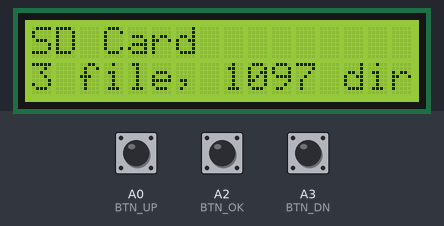
The program below on a simulated Arduino Uno, built with avr-gcc and run on an emulated ATmega328P. Parts: 16×2 character LCD. The inputs (shaded band) are chosen by the test bench; at power-on: A3 (BTN_DN) LOW, A0 (BTN_UP) HIGH, A2 (BTN_OK) LOW.

Above: at 0.79 s.
1.3 s: A3 (BTN_DN) pulled HIGH for 1 s
At 2.67 s:
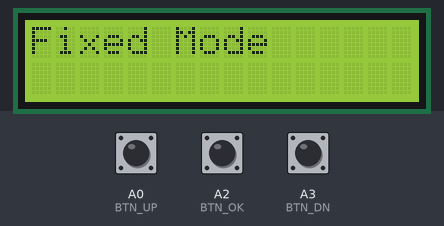
5.3 s: A3 (BTN_DN) pulled HIGH for 0.25 s
8.5 s: A3 (BTN_DN) pulled HIGH for 3.2 s
At 12.5 s:
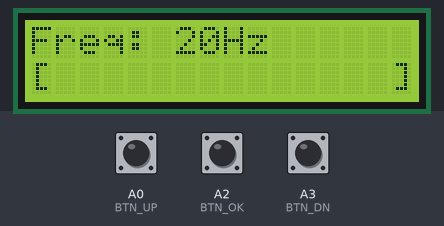
13.2 s: A3 (BTN_DN) driven HIGH
At 13.35 s:
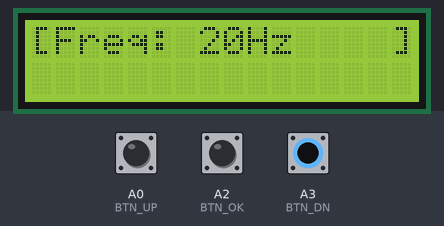
16.2 s: A0 (BTN_UP) pulled LOW for 3.2 s
At 19.2 s:
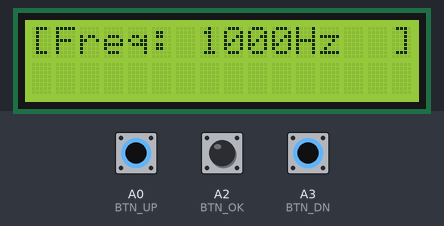

Measured:
- after the input at 8.5 s, the display: first changes after 0.20 s (image 2 shows a later state)
- after the input at 13.2 s, the display: changes after 0.09 s (image 3)
- after the input at 16.2 s, the display: first changes after 0.08 s (image 4 shows a later state)

The program:

main.cpp
```cpp
// (licence header left out)
#include "constants.h"
#include "data.h"
#include "datatypes.h"
#include "sdsource.h"
#include "lcd.h"
#include "util.h"

#include <LiquidCrystal_I2C.h>
#include <SdFat.h>
#include <SPI.h>

LiquidCrystal_I2C lcd(0x28, 16, 2);

midiMsg *last_message;
serialsource *serial;
sdsource *sd;
char volindex, menuindex = 2;
int ffreq = 20;

void fixedLoop();
void displayMenu();

void setup() {
  lcd.print("Setup");
  lcd_init();
  sdsource_init();
  displayMenu();
}

void loop() {
  unsigned char key = get_key();
  if (key == btnDOWN) {
    if (menuindex == 2) {
      menuindex = 0;
    } else {
      menuindex++;
    }
    displayMenu();
    delay(180);
  }
  if (key == btnUP) {
    if (menuindex == 0) {
      menuindex = 2;
    } else {
      menuindex--;
    }
    displayMenu();
    delay(180);
  }
  if (key == btnSELECT) {
    if (menuindex == MENU_FIXED) {
      delay(150);
      fixedLoop();
      delay(300);
    } else if (menuindex == MENU_LIVE) {
      delay(150);
      lcd_printhome("Live Mode ON");
      lcd_setcursor(0, 1);
      for (int i = 0; i < volindex; i++) {
        lcd_print((char) (1));
      }
      lcd_printhome("Live Mode");
      delay(300);
    } else { // MENU_SDCARD
      delay(150);
      if (sd->valid) {
        sdsource_run();
      } else {
        sdsource_initcard();
      }
      delay(300);
    }
  }
}

void displayMenu()
{
  if (menuindex == 0) {
    lcd_printhome("SD Card");
    lcd_setcursor(0, 1);
    if (sd->valid) {
      lcd_print(sd->file_count);
      if (sd->file_count == 1) {
        lcd_print(" file, ");
      } else {
        lcd_print(" files, ");
      }
      lcd_print(sd->dir_count);
      if (sd->dir_count == 1) {
        lcd_print(" dir");
      } else {
        lcd_print(" dirs");
      }
    } else {
      lcd_print((char *)sd->last_error);
    }
  } else if (menuindex == 1) {
    lcd_printhome("Live Mode");
  } else {
    lcd_printhome("Fixed Mode");
  }
}

void fixedLoop() {
  lcd_printhome("[Freq: ");
  lcd_print(ffreq);
  lcd_print("Hz");
  lcd_printat(15, 0, ']');
  lcd_setcursor(0, 1);
  for (int i = 0; i < volindex; i++) {
    lcd_print((char) (1));
  }
  char mode = 1;
  unsigned long elapsed = 0;
  unsigned int uinc, dinc = 1;
  for (;;) {
    unsigned char key = get_key();
    if (elapsed > 100000) {
      elapsed = 0;
      if (key != btnUP) uinc = 1;
      if (key != btnDOWN) dinc = 1;
      if (key == btnSELECT) {
        mode = !mode;
        if (mode) {
          lcd_printhome("[Freq: ");
          lcd_print(ffreq);
          lcd_print("Hz");
          lcd_printat(15, 0, ']');
          lcd_setcursor(0, 1);
          for (int i = 0; i < volindex; i++) {
            lcd_print((char) (1));
          }
        } else {
          lcd_printhome("Freq: ");
          lcd_print(ffreq);
          lcd_print("Hz");
          lcd_setcursor(0, 1);
          for (int i = 0; i < volindex; i++) {
            lcd.print((char) (1));
          }
          lcd_printat(0, 1, '[');
          lcd_printat(15, 1, ']');
        }
      }
      if (key == btnUP) {
        if (!mode) {
          lcd_setcursor(0, 1);
          lcd_printat(0, 1, '[');
          lcd_printat(15, 1, ']');
        } else {
          ffreq += uinc;
          uinc += 5;
          if (ffreq > 1000) ffreq = 1000;
          lcd_printat(7, 0, 7, (unsigned int) ffreq);
          lcd_print("Hz");
        }
      }
      if (key == btnDOWN) {
        if (!mode) {
          lcd_setcursor(0, 1);
          lcd_printat(0, 1, '[');
          lcd_printat(15, 1, ']');
        } else {
          ffreq -= dinc;
          dinc += 5;
          if (ffreq < 1) ffreq = 1;
          lcd_printat(7, 0, 7, (unsigned int) ffreq);
          lcd_print("Hz");
        }
      }
    }
    delayMicroseconds(1000);
    elapsed += 1000;
  }
}

// int main() {
//   init();
//   setup();
//   for(;;) {
//     loop();
//   }
//   return 0;
// }
```

constants.h
```cpp
/*
 * constants.h
 * Contains defined constants, user-modifiable macros, and structures
 * Read the manual to see what to modify
 */

 #include <Arduino.h>
#ifndef __CONSTANTS_H

//#define DEBUG

/****Coil-dependent configuration variables: change these to match your coil****/

//multiply the pulsewidths by this constant, good for quick 'n dirty scaling
#define LOOKUP_TABLE_SCALE 3

//minimum on-time, in microseconds
#define MIN_ON_TIME 10

//on-times in microseconds, don't forget to multiply by LOOKUP_TABLE_SCALE!
#define ON_TIME_ARRAY_LENGTH 26
static byte on_times[] =
{33, 33, 33, 33, 27, 23, 20, 20, 18, 17, 16, 15, 14, 13, 12, 11, 10, 9, 8, 8, 8, 8, 8, 8, 8, 8};

/****End coil config variables****/

/****Instrument-dependent configuration variables: change to match your MIDI device****/

//sustain time, in microseconds
#define SUSTAIN_TIME 750000
#define SUSTAIN_TIME_OVER_256 2930

//lets us change the way velocity mapping works (linear, LUT, something else...)
#define map_velocity(v) (127 + v / 2)

//map the sustain time as well
#define map_sustain(t) ((long) (t) / SUSTAIN_TIME_OVER_256)
/****End instrument config variables****/

/****System stuff****/
#define FILE_BUFFER_SIZE 256

#define MMC_CS 10

#ifdef DEBUG
  #define RS 8
  #define EN 9
  #define D4 4
  #define D5 5
  #define D6 6
  #define D7 7
#else
  #define BTN_UP A0
  #define BTN_OK A2
  #define BTN_DN A3
  #define RS 4
  #define EN 5
  #define D4 6
  #define D5 7
  #define D6 8
  #define D7 9
#endif

#define btnRIGHT  0
#define btnUP     1
#define btnDOWN   2
#define btnLEFT   3
#define btnSELECT 4
#define btnNONE   5

#define MENU_SDCARD 0
#define MENU_FIXED  2
#define MENU_LIVE   1

#define __CONSTANTS_H
#endif
```

data.h
```cpp
#ifndef __DATA_H
#define __DATA_H
#include "datatypes.h"
#include <LiquidCrystal_I2C.h>

extern midiMsg *last_message;
extern serialsource *serial;
extern sdsource *sd;
extern LiquidCrystal_I2C lcd;
extern char volindex, menuindex;

#endif;
```

datatypes.h
```cpp
#ifndef __DATATYPES_H
#define __DATATYPES_H

#include <SdFat.h>


typedef struct {
  unsigned char cmd;
  unsigned char db1;
  unsigned char db2;
} midiMsg;

typedef struct {
  unsigned int time;
  unsigned char cmd;
  unsigned char db1;
  unsigned char db2;
} timedMidiMsg;

typedef struct {
  unsigned char last_status;
  unsigned char remaining;
  unsigned char total;
  unsigned char *buf;
  unsigned char buf_idx;
} serialsource;

typedef struct {
  int read_count;
  timedMidiMsg *next;
  midiMsg *p_msg;

  char last_error[17];
  unsigned char valid;
  unsigned int file_count, dir_count;
  unsigned char *buf;
  unsigned char *msgbuf;
  unsigned int buf_index;
  unsigned long len;
  unsigned long time;
} sdsource;
#endif
```

sdsource.h
```cpp
#ifndef __SD_SOURCE
#define __SD_SOURCE

#include "data.h"

void sdsource_init();
void sdsource_run();
void sdsource_initcard();
unsigned char sdsource_filenext(bool loadfile);
void sdsource_playfile();
unsigned char check_and_get_filename();
unsigned int read_msg(unsigned char *track, unsigned int index, timedMidiMsg* msg);
void sdsource_loadfile();

#endif
```

test.cpp
```cpp
// #include <Arduino.h>
// #include <SPI.h>
// #include <SdFat.h>
// #include <LiquidCrystal_I2C.h>

// // Define the SD card shield interface settings
// #define SD_FAT_TYPE 0           // use the auto file type defined in SdFatConfig.h
// const uint8_t SD_CS_PIN = 5;   // specify the chip select pin for the SD card shield SPI comms

// // Define the SD card and file objects themselves
// SdFat sd;
// File boardSequence;

// int selectFile(String fileNames[]);
// char* getFileNames();
// void Load();

// void setup() {
//   Serial.begin(9600);
//   ///////////////////////////////////////////////////////////////////////////////////
//   // Configuration of the SD host for reading of board profile sequences
//   ///////////////////////////////////////////////////////////////////////////////////
//   // Initialize the SD card
//   //if (!sd.begin(SD_CONFIG)) {
//     if (!sd.begin(SD_CS_PIN, SPI_SIXTEENTH_SPEED)){
//     //Serial.println("\r\n  Initializing the SD host board failed.");
//     sd.initErrorHalt(&Serial);
//   }

//   Load();
// }

// void loop() {
//   // put your main code here, to run repeatedly:

// }

// void Load(){

//     // String fnames[] = { "155_6-15-21.txt", "155_6-15-21_#2.txt", "155_6-15-21_#3.txt", "155_June8_Test1.txt", "Bend_Test_1.txt", "Bend_Test_2.txt", "hex.txt", "OG Test.txt", "sequence.txt", "name14.txt", "name15.txt", "name16.txt", "name17.txt", "name18.txt", "name19.txt", "name20.txt", "name21.txt", "name22.txt", "name23.txt", "name24.txt", "name25.txt", "name26.txt" };

//     String fnames[1];

//     File directory = sd.open("/gilson");
//     if (!directory) {
//         // Serial.println("ERROR");
//     }

//     File file = directory.openNextFile();

//     int j;
//     while (file) {

//       char newName[30];

//       file.getName(newName, sizeof(newName));
//       fnames[j] = newName;

//       j++;

//       file.close();
//       file = directory.openNextFile();
//     }


//     file.close();
//     directory.close();

//     int fileIndex = selectFile(fnames);

//     // Serial.println(fileNames[]);
//     // Serial.println(fileNames[index]);

//     char path [fnames[fileIndex].length()+1];

//     int i;
//     for (i = 0; i < sizeof(path); i++) {
//       path[i] = fnames[fileIndex][i];
//       // Serial.println(path[i]);
//     }
//     // Serial.println(path);


//     // Set the appropriate directory for the board sequence files
//     sd.chdir("/gilson");

//     // Open the file for reading
//     if ( !boardSequence.open(path, O_READ)) {  // actual program for 155cm
//       //if ( !boardSequence.open("test_prg.txt", O_READ)) {         // test program
//       Serial.println("Opening the specified file failed");
//       return;
//     }
//     else {
//       Serial.println("Program file opened successfully");

//       // char newPath[25];
//       // boardSequence.getName(newPath, 25);
//       // Serial.println(newPath);

//       // Make sure that the file pointer for the board sequence is at the beginning of the file
//       //boardSequence.rewind();
//       // Once the board profile is successfully loaded, set the profile ready flag
//       // profileReady = true;
//       // Set the sequenceStep counter to zero to start the sequence at the beginning
//       // sequenceStep = 0;

//       // Turn on the board profile loaded LED indicator for the user
//       // digitalWrite(PROFILELED, HIGH);

//       // Move the cursor to the bottom left digit and print a confirmation message
//       // lcd.setCursor(0, 1);
//       // lcd.print("Profile loaded");
//       // Hold all program flow for 1 second to allow the user to see the message
//       delay(1000);
//       // Move the cursor back to the bottom left digit and clear the lower row
//       // lcd.setCursor(0, 1);
//       // lcd.print("                ");

//       // Transition the operating mode and the display back to pause
//       // setOpMode(PAUSE_MODE);
//     }
// }

// //////////////////////////////////////////////////////////////////////////////
// // Utility function to read all files
// //////////////////////////////////////////////////////////////////////////////
// char* getFileNames() {
//     return NULL;
// }


// //////////////////////////////////////////////////////////////////////////////
// // Utility function to select file
// //////////////////////////////////////////////////////////////////////////////
// int selectFile(String fileNames[]) {
//   // Display selection menu

//   int index = 5;
//   // Return selected file index
//   return index;
// }
```

util.cpp
```cpp
#include "datatypes.h"
#include "data.h"
#include "util.h"
#include "constants.h"
#include "lcd.h"
#include <Arduino.h>
#include <SdFat.h>


unsigned char get_key()
{
#ifndef DEBUG
 if (!digitalRead(BTN_UP)) return btnUP;
 if (!digitalRead(BTN_DN)) return btnDOWN;
 if (!digitalRead(BTN_OK)) return btnSELECT;
 return btnNONE;
#else
 int adc_key_in = analogRead(0);
 if (adc_key_in > 1000) return btnNONE;
 if (adc_key_in < 50)   return btnRIGHT;
 if (adc_key_in < 195)  return btnUP;
 if (adc_key_in < 380)  return btnDOWN;
 if (adc_key_in < 555)  return btnLEFT;
 if (adc_key_in < 790)  return btnSELECT;
 return btnNONE;
#endif
}
```

util.h
```cpp
#ifndef __UTIL_H
#define __UTIL_H
#include "datatypes.h"
#include <LiquidCrystal_I2C.h>


//keypresses
unsigned char get_key();

//file utils
unsigned char chk_ext(char* fname);


#endif
```

lcd.cpp
```cpp
#include <LiquidCrystal_I2C.h>
#include "data.h"
#include "constants.h"
#include "lcd.h"

void lcd_init() {
  lcd.begin(16, 2);
  lcd.clear();
}

void lcd_clear() {
  lcd.clear();
}

void lcd_setcursor(char row, char col) {
  lcd.setCursor(row, col);
}

void lcd_print(char* s) {
  lcd.print(s);
}

void lcd_print(char c) {
  lcd.print(c);
}

void lcd_print(int n) {
  lcd.print(n);
}

void lcd_print(long n) {
  lcd.print(n);
}

void lcd_print(unsigned char c) {
  lcd.print(c);
}

void lcd_print(unsigned int n) {
  lcd.print(n);
}

void lcd_print(unsigned long n) {
  lcd.print(n);
}

void lcd_printhome(char* s) {
  lcd_clear();
  lcd_setcursor(0, 0);
  lcd_print(s);
}

void lcd_printat(char col, char row, char* s) {
  lcd_setcursor(col, row);
  lcd_print(s);
}

void lcd_printat(char col, char row, char c) {
  lcd_setcursor(col, row);
  lcd_print(c);
}

void lcd_printat(char col, char row, unsigned int n) {
  lcd_setcursor(col, row);
  lcd_print(n);
}

void lcd_printat(char col, char row, unsigned long n) {
  lcd_setcursor(col, row);
  lcd_print(n);
}

void lcd_printat(char col, char row, char clr, char* s) {
  lcd_clrat(col, row, clr);
  lcd_setcursor(col, row);
  lcd_print(s);
}

void lcd_printat(char col, char row, char clr, char c) {
  lcd_clrat(col, row, clr);
  lcd_setcursor(col, row);
  lcd_print(c);
}

void lcd_printat(char col, char row, char clr, unsigned int n) {
  lcd_clrat(col, row, clr);
  lcd_setcursor(col, row);
  lcd_print(n);
}

void lcd_printat(char col, char row, char clr, unsigned long n) {
  lcd_clrat(col, row, clr);
  lcd_setcursor(col, row);
  lcd_print(n);
}

void lcd_clrat(char col, char row, char clr) {
  lcd_setcursor(col, row);
  for (int i = 0; i < clr; i++) {
   lcd_print(' ');
  }
} 
```

lcd.h
```cpp
#ifndef __LCD_H
#define __LCD_H

void lcd_init();
void lcd_clear();
void lcd_setcursor(char col, char row);
void lcd_print(char* s);
void lcd_print(char c);
void lcd_print(unsigned char c);
void lcd_print(int n);
void lcd_print(long n);
void lcd_print(unsigned int n);
void lcd_print(unsigned long n);

void lcd_printhome(char* s);
void lcd_printat(char col, char row, char* s);
void lcd_printat(char col, char row, char c);
void lcd_printat(char col, char row, unsigned long n);
void lcd_printat(char col, char row, unsigned int n);
void lcd_printat(char col, char row, char clr, char* s);
void lcd_printat(char col, char row, char clr, char c);
void lcd_printat(char col, char row, char clr, unsigned long n);
void lcd_printat(char col, char row, char clr, unsigned int n);
void lcd_clrat(char col, char row, char clr);
#endif
```
